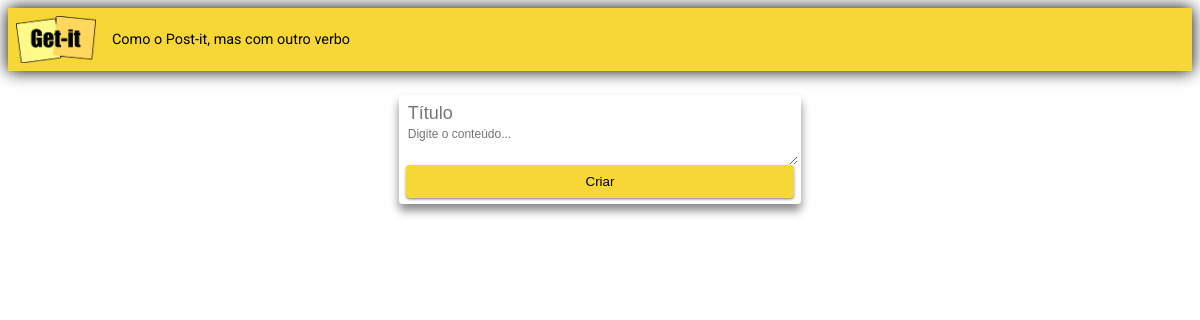
The app's page /, older data.
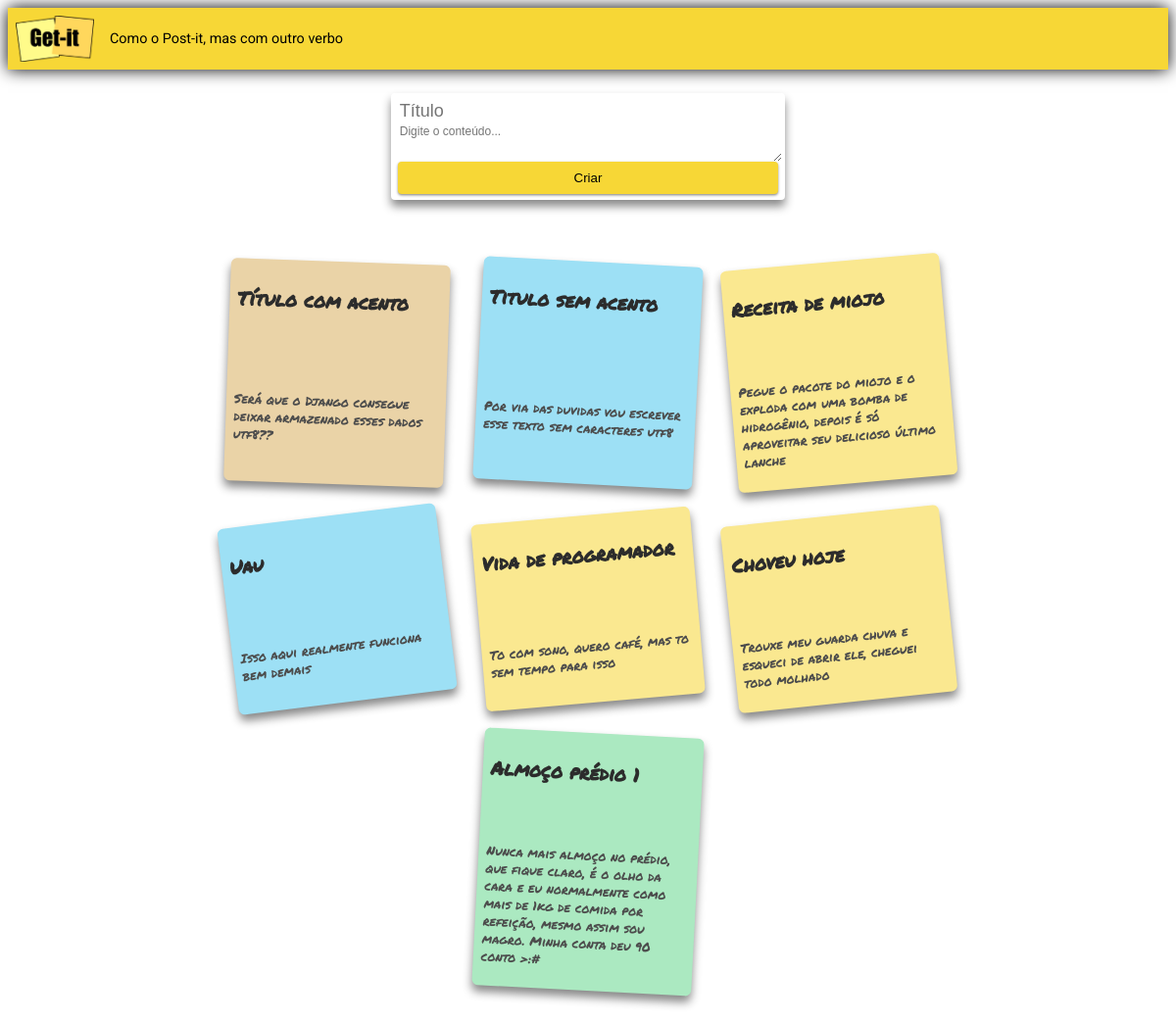
The same page, newer data.
### notes/models.py (models this page shows, shortened)
class Note(models.Model):
    title = models.CharField(max_length=200)
    content = models.TextField()

### notes/views.py (the view)
# urls.py: path('', views.index, name='index'),
def index(request):
    if request.method == 'POST':
        title = request.POST.get('title')
        content = request.POST.get('content')
        if not title or not content:
            return redirect('index')
        note = Note(title=title, content=content)
        note.save()
        return redirect('index')
    else:
        all_notes = Note.objects.all()
        return render(request, 'notes/index.html', {'notes': all_notes})

### notes/templates/notes/index.html (shortened to what this page needs)
{% extends "notes/base.html" %}
{% load static %}
{% block content %}
<header class="appbar">
    <img src="{% static 'notes/img/logo-getit.png' %}" class="logo" />
    <span class="subtitle">Como o Post-it, mas com outro verbo</span>
</header>
<main class="container">
    <form method="post" class="form-card">
        <input
            id="title"
            class="form-card-title"
            type="text"
            name="title"
            placeholder="Título"
            required
        />
        <textarea
            id="content"
            class="autoresize"
            name="content"
            placeholder="Digite o conteúdo..."
            required
        ></textarea>
        <button class="btn" type="submit">Criar</button>
    </form>
    <div class="card-container">
        {% for note in notes %}
        <div class="card">
            <h3 class="card-title">
                {{ note.title }}
            </h3>
            <form method="post" class="trash-form" action="/delete">
            </form>
            <div class="card-content">
                <p>
                    {{ note.content }}
                </p>
            </div>
        </div>
        {% endfor %}
    </div>
</main>
{% endblock %}

Row changes from the older to the newer data that the page shows:
added Note: title "Título com acento", content "Será que o Django consegue deixar armazenado esses dados utf8??"
added Note: title "Titulo sem acento", content "Por via das duvidas vou escrever esse texto sem caracteres utf8"
added Note: title "Receita de miojo", content "Pegue o pacote do miojo e o exploda com uma bomba de hidrogênio, depois é só aproveitar seu delicioso último lanche"
added Note: title "Uau", content "Isso aqui realmente funciona bem demais"
added Note: title "Vida de programador", content "To com sono, quero café, mas to sem tempo para isso"
added Note: title "Choveu hoje", content "Trouxe meu guarda chuva e esqueci de abrir ele, cheguei todo molhado"
added Note: title "Almoço prédio 1", content "Nunca mais almoço no prédio, que fique claro, é o olho da cara e eu normalmente como mais de 1kg de comida por refeição, mesmo assim sou magro. Minha conta deu 90 conto >:#"
